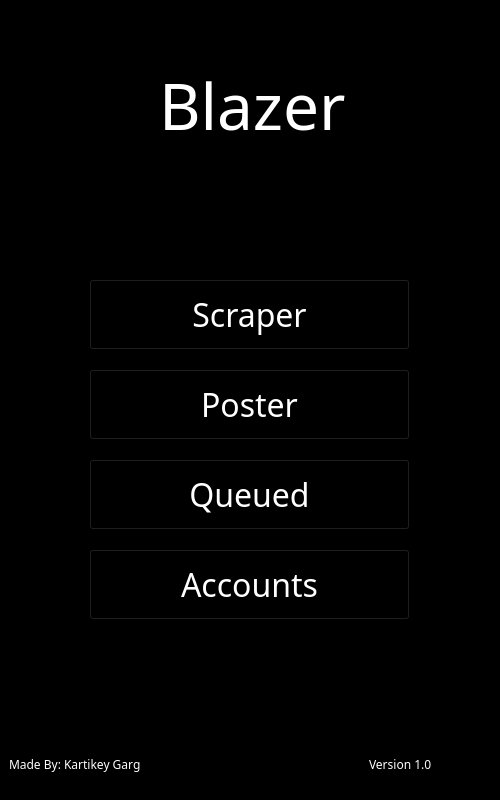
<?xml version="1.0" encoding="UTF-8"?>
<ui version="4.0">
 <class>Blazer</class>
 <widget class="QWidget" name="Blazer">
  <property name="geometry">
   <rect>
    <x>0</x>
    <y>0</y>
    <width>500</width>
    <height>800</height>
   </rect>
  </property>
  <property name="windowTitle">
   <string>Blazer</string>
  </property>
  <property name="styleSheet">
   <string notr="true"/>
  </property>
  <widget class="QWidget" name="MainWindowBackground" native="true">
   <property name="geometry">
    <rect>
     <x>-1</x>
     <y>-1</y>
     <width>501</width>
     <height>801</height>
    </rect>
   </property>
   <property name="autoFillBackground">
    <bool>false</bool>
   </property>
   <property name="styleSheet">
    <string notr="true">QWidget#MainWindowBackground{
background-color: black;}</string>
   </property>
   <widget class="QLabel" name="Title">
    <property name="geometry">
     <rect>
      <x>160</x>
      <y>40</y>
      <width>301</width>
      <height>131</height>
     </rect>
    </property>
    <property name="font">
     <font>
      <family>Cascadia Mono ExtraLight</family>
      <pointsize>48</pointsize>
      <weight>50</weight>
      <bold>false</bold>
     </font>
    </property>
    <property name="styleSheet">
     <string notr="true">color: rgb(255, 255, 255)</string>
    </property>
    <property name="text">
     <string>Blazer</string>
    </property>
   </widget>
   <widget class="QLabel" name="MainWindowLogo">
    <property name="geometry">
     <rect>
      <x>30</x>
      <y>40</y>
      <width>121</width>
      <height>131</height>
     </rect>
    </property>
    <property name="text">
     <string>&lt;html&gt;&lt;head/&gt;&lt;body&gt;&lt;p&gt;&lt;img src=&quot;:/Logo/blaze.png&quot;/&gt;&lt;/p&gt;&lt;/body&gt;&lt;/html&gt;</string>
    </property>
   </widget>
   <widget class="QPushButton" name="ScraperPushButton">
    <property name="geometry">
     <rect>
      <x>90</x>
      <y>280</y>
      <width>321</width>
      <height>71</height>
     </rect>
    </property>
    <property name="font">
     <font>
      <family>Cascadia Code Light</family>
      <pointsize>24</pointsize>
     </font>
    </property>
    <property name="autoFillBackground">
     <bool>false</bool>
    </property>
    <property name="styleSheet">
     <string notr="true">QPushButton {
background-color: black;
color: white;
}

QPushButton:hover{
border-style: solid;
border-width:2px;
border-color: qlineargradient(spread:pad, x1:0, y1:0, x2:1, y2:0, stop:0 rgba(255,154,139,1), stop:1 rgba(255,106,136,1));
}
</string>
    </property>
    <property name="text">
     <string>Scraper</string>
    </property>
   </widget>
   <widget class="QPushButton" name="PosterPushButton">
    <property name="geometry">
     <rect>
      <x>90</x>
      <y>370</y>
      <width>321</width>
      <height>71</height>
     </rect>
    </property>
    <property name="font">
     <font>
      <family>Cascadia Code Light</family>
      <pointsize>24</pointsize>
     </font>
    </property>
    <property name="autoFillBackground">
     <bool>false</bool>
    </property>
    <property name="styleSheet">
     <string notr="true">QPushButton {
background-color: black;
color: white;
}

QPushButton:hover{
border-style: solid;
border-width:2px;
border-color: qlineargradient(spread:pad, x1:0, y1:0, x2:1, y2:0, stop:0 rgba(255,154,139,1), stop:1 rgba(255,106,136,1));
}
</string>
    </property>
    <property name="text">
     <string>Poster</string>
    </property>
   </widget>
   <widget class="QPushButton" name="QueuedPushButton">
    <property name="geometry">
     <rect>
      <x>90</x>
      <y>460</y>
      <width>321</width>
      <height>71</height>
     </rect>
    </property>
    <property name="font">
     <font>
      <family>Cascadia Code Light</family>
      <pointsize>24</pointsize>
     </font>
    </property>
    <property name="autoFillBackground">
     <bool>false</bool>
    </property>
    <property name="styleSheet">
     <string notr="true">QPushButton {
background-color: black;
color: white;
}

QPushButton:hover{
border-style: solid;
border-width:2px;
border-color: qlineargradient(spread:pad, x1:0, y1:0, x2:1, y2:0, stop:0 rgba(255,154,139,1), stop:1 rgba(255,106,136,1));
}
</string>
    </property>
    <property name="text">
     <string>Queued</string>
    </property>
   </widget>
   <widget class="QPushButton" name="AccountsPushButton">
    <property name="geometry">
     <rect>
      <x>90</x>
      <y>550</y>
      <width>321</width>
      <height>71</height>
     </rect>
    </property>
    <property name="font">
     <font>
      <family>Cascadia Code Light</family>
      <pointsize>24</pointsize>
     </font>
    </property>
    <property name="autoFillBackground">
     <bool>false</bool>
    </property>
    <property name="styleSheet">
     <string notr="true">QPushButton {
background-color: black;
color: white;
}

QPushButton:hover{
border-style: solid;
border-width:2px;
border-color: qlineargradient(spread:pad, x1:0, y1:0, x2:1, y2:0, stop:0 rgba(255,154,139,1), stop:1 rgba(255,106,136,1));
}
</string>
    </property>
    <property name="text">
     <string>Accounts</string>
    </property>
   </widget>
   <widget class="QLabel" name="Author">
    <property name="geometry">
     <rect>
      <x>10</x>
      <y>730</y>
      <width>201</width>
      <height>71</height>
     </rect>
    </property>
    <property name="font">
     <font>
      <family>Cascadia Mono Light</family>
      <pointsize>9</pointsize>
     </font>
    </property>
    <property name="styleSheet">
     <string notr="true">color:white;</string>
    </property>
    <property name="text">
     <string>Made By: Kartikey Garg</string>
    </property>
   </widget>
   <widget class="QLabel" name="Version">
    <property name="geometry">
     <rect>
      <x>370</x>
      <y>730</y>
      <width>201</width>
      <height>71</height>
     </rect>
    </property>
    <property name="font">
     <font>
      <family>Cascadia Mono Light</family>
      <pointsize>9</pointsize>
     </font>
    </property>
    <property name="styleSheet">
     <string notr="true">color:white;</string>
    </property>
    <property name="text">
     <string>Version 1.0</string>
    </property>
   </widget>
   <zorder>Title</zorder>
   <zorder>MainWindowLogo</zorder>
   <zorder>PosterPushButton</zorder>
   <zorder>QueuedPushButton</zorder>
   <zorder>AccountsPushButton</zorder>
   <zorder>ScraperPushButton</zorder>
   <zorder>Author</zorder>
   <zorder>Version</zorder>
  </widget>
 </widget>
 <resources>
  <include location="../Images/Logo.qrc"/>
 </resources>
 <connections/>
</ui>
